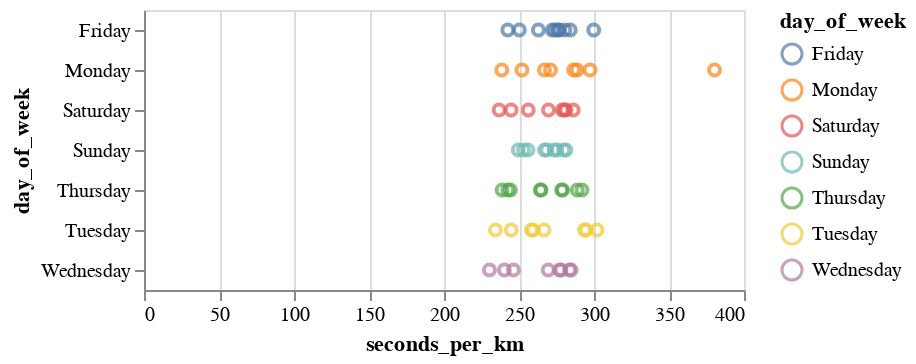

The cell this chart's notebook holds for it:
### Code cell
alt.Chart(df).mark_point().encode(
    x='seconds_per_km:Q',
    y='day_of_week:N',
    color='day_of_week:N').interactive()

### Figure 1 — Vega-Lite specification as saved in the notebook (floating-point values rounded to 4 significant figures)
{"$schema": "https://vega.github.io/schema/vega-lite/v5.17.0.json", "config": {"view": {"continuousHeight": 300, "continuousWidth": 300}}, "data": {"name": "data-b5e90de4fab0477a6d479abe6d38b620"}, "datasets": {"data-b5e90de4fab0477a6d479abe6d38b620": [{"avgPace(/meter)": 0.3787, "calories(kcal)": 71, "date": "2022-01-10 20:39", "day_of_week": "Monday", "distance(m)": 1191, "distance_rounded": 1, "maxPace(/meter)": 7.246, "minPace(/meter)": 0.2501, "seconds_per_km": 380.4, "speed_per_km": "06:20.35", "sportTime(s)": 453, "startTime": "2022-01-10T13:39:17+00:00", "type": 1}, {"avgPace(/meter)": 0.2878, "calories(kcal)": 60, "date": "2022-01-13 16:23", "day_of_week": "Thursday", "distance(m)": 1004, "distance_rounded": 1, "maxPace(/meter)": 2.342, "minPace(/meter)": 0.1982, "seconds_per_km": 288.8, "speed_per_km": "04:48.84", "sportTime(s)": 290, "startTime": "2022-01-13T09:23:16+00:00", "type": 1}, {"avgPace(/meter)": 0.2637, "calories(kcal)": 39, "date": "2022-02-03 17:41", "day_of_week": "Thursday", "distance(m)": 1001, "distance_rounded": 1, "maxPace(/meter)": 0.609, "minPace(/meter)": 0.1993, "seconds_per_km": 264.7, "speed_per_km": "04:24.74", "sportTime(s)": 265, "startTime": "2022-02-03T10:41:12+00:00", "type": 1}, {"avgPace(/meter)": 0.2803, "calories(kcal)": 50, "date": "2022-02-05 18:46", "day_of_week": "Saturday", "distance(m)": 1006, "distance_rounded": 1, "maxPace(/meter)": 0.6911, "minPace(/meter)": 0.229, "seconds_per_km": 281.3, "speed_per_km": "04:41.31", "sportTime(s)": 283, "startTime": "2022-02-05T11:46:47+00:00", "type": 1}, {"avgPace(/meter)": 0.2675, "calories(kcal)": 34, "date": "2022-02-06 18:36", "day_of_week": "Sunday", "distance(m)": 1013, "distance_rounded": 1, "maxPace(/meter)": 0.6361, "minPace(/meter)": 0.2325, "seconds_per_km": 268.5, "speed_per_km": "04:28.51", "sportTime(s)": 272, "startTime": "2022-02-06T11:36:48+00:00", "type": 1}, {"avgPace(/meter)": 0.26, "calories(kcal)": 39, "date": "2022-02-11 18:49", "day_of_week": "Friday", "distance(m)": 1004, "distance_rounded": 1, "maxPace(/meter)": 0.788, "minPace(/meter)": 0.198, "seconds_per_km": 262.9, "speed_per_km": "04:22.95", "sportTime(s)": 264, "startTime": "2022-02-11T11:49:54+00:00", "type": 1}, {"avgPace(/meter)": 0.2552, "calories(kcal)": 44, "date": "2022-02-12 18:25", "day_of_week": "Saturday", "distance(m)": 1011, "distance_rounded": 1, "maxPace(/meter)": 0.5571, "minPace(/meter)": 0.1928, "seconds_per_km": 256.2, "speed_per_km": "04:16.18", "sportTime(s)": 259, "startTime": "2022-02-12T11:25:02+00:00", "type": 1}, {"avgPace(/meter)": 0.255, "calories(kcal)": 37, "date": "2022-02-13 18:09", "day_of_week": "Sunday", "distance(m)": 1000, "distance_rounded": 1, "maxPace(/meter)": 0.576, "minPace(/meter)": 0.194, "seconds_per_km": 256, "speed_per_km": "04:16.00", "sportTime(s)": 256, "startTime": "2022-02-13T11:09:12+00:00", "type": 1}, {"avgPace(/meter)": 0.2854, "calories(kcal)": 43, "date": "2022-02-14 18:50", "day_of_week": "Monday", "distance(m)": 1002, "distance_rounded": 1, "maxPace(/meter)": 0.7446, "minPace(/meter)": 0.2587, "seconds_per_km": 286.4, "speed_per_km": "04:46.43", "sportTime(s)": 287, "startTime": "2022-02-14T11:50:09+00:00", "type": 1}, {"avgPace(/meter)": 0.2827, "calories(kcal)": 60, "date": "2022-02-16 18:12", "day_of_week": "Wednesday", "distance(m)": 1001, "distance_rounded": 1, "maxPace(/meter)": 2.165, "minPace(/meter)": 0.1834, "seconds_per_km": 283.7, "speed_per_km": "04:43.72", "sportTime(s)": 284, "startTime": "2022-02-16T11:12:40+00:00", "type": 1}, {"avgPace(/meter)": 0.2793, "calories(kcal)": 55, "date": "2022-03-05 07:10", "day_of_week": "Saturday", "distance(m)": 1006, "distance_rounded": 1, "maxPace(/meter)": 0.6154, "minPace(/meter)": 0.2083, "seconds_per_km": 280.3, "speed_per_km": "04:40.32", "sportTime(s)": 282, "startTime": "2022-03-05T00:10:22+00:00", "type": 1}, {"avgPace(/meter)": 0.2796, "calories(kcal)": 47, "date": "2022-03-18 18:26", "day_of_week": "Friday", "distance(m)": 1005, "distance_rounded": 1, "maxPace(/meter)": 0.8749, "minPace(/meter)": 0.2372, "seconds_per_km": 280.6, "speed_per_km": "04:40.60", "sportTime(s)": 282, "startTime": "2022-03-18T11:26:11+00:00", "type": 1}, {"avgPace(/meter)": 0.2964, "calories(kcal)": 57, "date": "2022-03-28 18:45", "day_of_week": "Monday", "distance(m)": 1046, "distance_rounded": 1, "maxPace(/meter)": 0.639, "minPace(/meter)": 0.2149, "seconds_per_km": 297.3, "speed_per_km": "04:57.32", "sportTime(s)": 311, "startTime": "2022-03-28T11:45:13+00:00", "type": 1}, {"avgPace(/meter)": 0.3011, "calories(kcal)": 57, "date": "2022-03-29 19:02", "day_of_week": "Tuesday", "distance(m)": 1003, "distance_rounded": 1, "maxPace(/meter)": 0.6835, "minPace(/meter)": 0.2301, "seconds_per_km": 302.1, "speed_per_km": "05:2.09", "sportTime(s)": 303, "startTime": "2022-03-29T12:02:25+00:00", "type": 1}, {"avgPace(/meter)": 0.2837, "calories(kcal)": 49, "date": "2022-03-30 18:52", "day_of_week": "Wednesday", "distance(m)": 1001, "distance_rounded": 1, "maxPace(/meter)": 0.4753, "minPace(/meter)": 0.1658, "seconds_per_km": 284.7, "speed_per_km": "04:44.72", "sportTime(s)": 285, "startTime": "2022-03-30T11:52:16+00:00", "type": 1}, {"avgPace(/meter)": 0.27, "calories(kcal)": 48, "date": "2022-04-04 17:57", "day_of_week": "Monday", "distance(m)": 1000, "distance_rounded": 1, "maxPace(/meter)": 0.7117, "minPace(/meter)": 0.2248, "seconds_per_km": 271, "speed_per_km": "04:31.00", "sportTime(s)": 271, "startTime": "2022-04-04T10:57:56+00:00", "type": 1}, {"avgPace(/meter)": 0.273, "calories(kcal)": 51, "date": "2022-04-08 18:39", "day_of_week": "Friday", "distance(m)": 1000, "distance_rounded": 1, "maxPace(/meter)": 0.6707, "minPace(/meter)": 0.2315, "seconds_per_km": 274, "speed_per_km": "04:34.00", "sportTime(s)": 274, "startTime": "2022-04-08T11:39:28+00:00", "type": 1}, {"avgPace(/meter)": 0.2744, "calories(kcal)": 45, "date": "2022-04-10 18:41", "day_of_week": "Sunday", "distance(m)": 1006, "distance_rounded": 1, "maxPace(/meter)": 0.6873, "minPace(/meter)": 0.2137, "seconds_per_km": 275.3, "speed_per_km": "04:35.35", "sportTime(s)": 277, "startTime": "2022-04-10T11:41:58+00:00", "type": 1}, {"avgPace(/meter)": 0.277, "calories(kcal)": 44, "date": "2022-04-13 17:48", "day_of_week": "Wednesday", "distance(m)": 1000, "distance_rounded": 1, "maxPace(/meter)": 0.7634, "minPace(/meter)": 0.2038, "seconds_per_km": 278, "speed_per_km": "04:38.00", "sportTime(s)": 278, "startTime": "2022-04-13T10:48:11+00:00", "type": 1}, {"avgPace(/meter)": 0.2756, "calories(kcal)": 39, "date": "2022-04-15 16:54", "day_of_week": "Friday", "distance(m)": 1005, "distance_rounded": 1, "maxPace(/meter)": 0.7968, "minPace(/meter)": 0.244, "seconds_per_km": 276.6, "speed_per_km": "04:36.62", "sportTime(s)": 278, "startTime": "2022-04-15T09:54:21+00:00", "type": 1}, {"avgPace(/meter)": 0.2939, "calories(kcal)": 62, "date": "2022-04-26 18:40", "day_of_week": "Tuesday", "distance(m)": 1201, "distance_rounded": 1, "maxPace(/meter)": 1.115, "minPace(/meter)": 0.1997, "seconds_per_km": 294.8, "speed_per_km": "04:54.75", "sportTime(s)": 354, "startTime": "2022-04-26T11:40:21+00:00", "type": 1}, {"avgPace(/meter)": 0.2685, "calories(kcal)": 48, "date": "2022-04-27 18:31", "day_of_week": "Wednesday", "distance(m)": 1002, "distance_rounded": 1, "maxPace(/meter)": 0.6803, "minPace(/meter)": 0.2187, "seconds_per_km": 269.5, "speed_per_km": "04:29.46", "sportTime(s)": 270, "startTime": "2022-04-27T11:31:56+00:00", "type": 1}, {"avgPace(/meter)": 0.2774, "calories(kcal)": 50, "date": "2022-04-28 17:37", "day_of_week": "Thursday", "distance(m)": 1002, "distance_rounded": 1, "maxPace(/meter)": 0.8052, "minPace(/meter)": 0.221, "seconds_per_km": 278.4, "speed_per_km": "04:38.44", "sportTime(s)": 279, "startTime": "2022-04-28T10:37:51+00:00", "type": 1}, {"avgPace(/meter)": 0.2974, "calories(kcal)": 89, "date": "2022-04-29 18:01", "day_of_week": "Friday", "distance(m)": 1651, "distance_rounded": 1, "maxPace(/meter)": 1.217, "minPace(/meter)": 0.2073, "seconds_per_km": 299.8, "speed_per_km": "04:59.82", "sportTime(s)": 495, "startTime": "2022-04-29T11:01:29+00:00", "type": 1}, {"avgPace(/meter)": 0.2803, "calories(kcal)": 41, "date": "2022-05-01 16:48", "day_of_week": "Sunday", "distance(m)": 1006, "distance_rounded": 1, "maxPace(/meter)": 0.8224, "minPace(/meter)": 0.2239, "seconds_per_km": 281.3, "speed_per_km": "04:41.31", "sportTime(s)": 283, "startTime": "2022-05-01T09:48:50+00:00", "type": 1}, {"avgPace(/meter)": 0.2761, "calories(kcal)": 42, "date": "2022-05-04 18:52", "day_of_week": "Wednesday", "distance(m)": 1007, "distance_rounded": 1, "maxPace(/meter)": 0.6135, "minPace(/meter)": 0.2112, "seconds_per_km": 277.1, "speed_per_km": "04:37.06", "sportTime(s)": 279, "startTime": "2022-05-04T11:52:29+00:00", "type": 1}, {"avgPace(/meter)": 0.291, "calories(kcal)": 52, "date": "2022-05-05 18:15", "day_of_week": "Thursday", "distance(m)": 1000, "distance_rounded": 1, "maxPace(/meter)": 0.7042, "minPace(/meter)": 0.216, "seconds_per_km": 292, "speed_per_km": "04:52.00", "sportTime(s)": 292, "startTime": "2022-05-05T11:15:38+00:00", "type": 1}, {"avgPace(/meter)": 0.2712, "calories(kcal)": 47, "date": "2022-05-06 17:16", "day_of_week": "Friday", "distance(m)": 1003, "distance_rounded": 1, "maxPace(/meter)": 0.7022, "minPace(/meter)": 0.2276, "seconds_per_km": 272.2, "speed_per_km": "04:32.18", "sportTime(s)": 273, "startTime": "2022-05-06T10:16:48+00:00", "type": 1}, {"avgPace(/meter)": 0.278, "calories(kcal)": 52, "date": "2022-05-07 16:47", "day_of_week": "Saturday", "distance(m)": 1040, "distance_rounded": 1, "maxPace(/meter)": 212, "minPace(/meter)": 0.2129, "seconds_per_km": 278.8, "speed_per_km": "04:38.85", "sportTime(s)": 290, "startTime": "2022-05-07T09:47:30+00:00", "type": 1}, {"avgPace(/meter)": 0.279, "calories(kcal)": 56, "date": "2022-05-08 18:24", "day_of_week": "Sunday", "distance(m)": 1026, "distance_rounded": 1, "maxPace(/meter)": 225, "minPace(/meter)": 0.2221, "seconds_per_km": 279.7, "speed_per_km": "04:39.73", "sportTime(s)": 287, "startTime": "2022-05-08T11:24:19+00:00", "type": 1}, {"avgPace(/meter)": 0.278, "calories(kcal)": 59, "date": "2022-05-12 18:36", "day_of_week": "Thursday", "distance(m)": 1007, "distance_rounded": 1, "maxPace(/meter)": 178, "minPace(/meter)": 0.1781, "seconds_per_km": 279.0, "speed_per_km": "04:39.05", "sportTime(s)": 281, "startTime": "2022-05-12T11:36:50+00:00", "type": 1}, {"avgPace(/meter)": 0.283, "calories(kcal)": 55, "date": "2022-05-13 18:36", "day_of_week": "Friday", "distance(m)": 1024, "distance_rounded": 1, "maxPace(/meter)": 201, "minPace(/meter)": 0.2015, "seconds_per_km": 284.2, "speed_per_km": "04:44.18", "sportTime(s)": 291, "startTime": "2022-05-13T11:36:23+00:00", "type": 1}, {"avgPace(/meter)": 0.273, "calories(kcal)": 51, "date": "2022-05-15 18:36", "day_of_week": "Sunday", "distance(m)": 1028, "distance_rounded": 1, "maxPace(/meter)": 197, "minPace(/meter)": 0.1974, "seconds_per_km": 273.3, "speed_per_km": "04:33.35", "sportTime(s)": 281, "startTime": "2022-05-15T11:36:24+00:00", "type": 1}, {"avgPace(/meter)": 0.288, "calories(kcal)": 63, "date": "2022-05-16 18:31", "day_of_week": "Monday", "distance(m)": 1046, "distance_rounded": 1, "maxPace(/meter)": 210, "minPace(/meter)": 0.2106, "seconds_per_km": 288.7, "speed_per_km": "04:48.72", "sportTime(s)": 302, "startTime": "2022-05-16T11:31:34+00:00", "type": 1}, {"avgPace(/meter)": 0.293, "calories(kcal)": 63, "date": "2022-05-17 18:15", "day_of_week": "Tuesday", "distance(m)": 1049, "distance_rounded": 1, "maxPace(/meter)": 237, "minPace(/meter)": 0.2227, "seconds_per_km": 293.6, "speed_per_km": "04:53.61", "sportTime(s)": 308, "startTime": "2022-05-17T11:15:00+00:00", "type": 1}, {"avgPace(/meter)": 0.2841, "calories(kcal)": 50.03, "date": "2022-05-21 20:48", "day_of_week": "Saturday", "distance(m)": 1003, "distance_rounded": 1, "maxPace(/meter)": 0.6219, "minPace(/meter)": 0.2232, "seconds_per_km": 286.1, "speed_per_km": "04:46.14", "sportTime(s)": 287, "startTime": "2022-05-21T13:48:24+00:00", "type": 1}, {"avgPace(/meter)": 0.265, "calories(kcal)": 44.08, "date": "2022-05-22 17:22", "day_of_week": "Sunday", "distance(m)": 1000, "distance_rounded": 1, "maxPace(/meter)": 0.815, "minPace(/meter)": 0.2136, "seconds_per_km": 267, "speed_per_km": "04:27.00", "sportTime(s)": 267, "startTime": "2022-05-22T10:22:47+00:00", "type": 1}, {"avgPace(/meter)": 0.265, "calories(kcal)": 50.33, "date": "2022-05-23 18:46", "day_of_week": "Monday", "distance(m)": 1000, "distance_rounded": 1, "maxPace(/meter)": 0.668, "minPace(/meter)": 0.2187, "seconds_per_km": 267, "speed_per_km": "04:27.00", "sportTime(s)": 267, "startTime": "2022-05-23T11:46:59+00:00", "type": 1}, {"avgPace(/meter)": 0.2647, "calories(kcal)": 44.15, "date": "2022-05-24 18:54", "day_of_week": "Tuesday", "distance(m)": 1001, "distance_rounded": 1, "maxPace(/meter)": 0.9251, "minPace(/meter)": 0.2227, "seconds_per_km": 266.7, "speed_per_km": "04:26.73", "sportTime(s)": 267, "startTime": "2022-05-24T11:54:01+00:00", "type": 1}, {"avgPace(/meter)": 0.2353, "calories(kcal)": 40.81, "date": "2022-05-25 17:56", "day_of_week": "Wednesday", "distance(m)": 1003, "distance_rounded": 1, "maxPace(/meter)": 0.9066, "minPace(/meter)": 0.1197, "seconds_per_km": 240.3, "speed_per_km": "04:0.28", "sportTime(s)": 241, "startTime": "2022-05-25T10:56:04+00:00", "type": 1}, {"avgPace(/meter)": 0.2622, "calories(kcal)": 53.12, "date": "2022-05-26 17:17", "day_of_week": "Thursday", "distance(m)": 1003, "distance_rounded": 1, "maxPace(/meter)": 0.558, "minPace(/meter)": 0.1968, "seconds_per_km": 264.2, "speed_per_km": "04:24.21", "sportTime(s)": 265, "startTime": "2022-05-26T10:17:38+00:00", "type": 1}, {"avgPace(/meter)": 0.2742, "calories(kcal)": 43.04, "date": "2022-05-27 18:35", "day_of_week": "Friday", "distance(m)": 1003, "distance_rounded": 1, "maxPace(/meter)": 0.757, "minPace(/meter)": 0.2449, "seconds_per_km": 276.2, "speed_per_km": "04:36.17", "sportTime(s)": 277, "startTime": "2022-05-27T11:35:19+00:00", "type": 1}, {"avgPace(/meter)": 0.2677, "calories(kcal)": 51.33, "date": "2022-05-28 17:39", "day_of_week": "Saturday", "distance(m)": 1005, "distance_rounded": 1, "maxPace(/meter)": 0.6452, "minPace(/meter)": 0.2224, "seconds_per_km": 269.7, "speed_per_km": "04:29.65", "sportTime(s)": 271, "startTime": "2022-05-28T10:39:29+00:00", "type": 1}, {"avgPace(/meter)": 0.251, "calories(kcal)": 41, "date": "2022-05-29 18:19", "day_of_week": "Sunday", "distance(m)": 1000, "distance_rounded": 1, "maxPace(/meter)": 0.4274, "minPace(/meter)": 0.1839, "seconds_per_km": 253, "speed_per_km": "04:13.00", "sportTime(s)": 253, "startTime": "2022-05-29T11:19:12+00:00", "type": 1}, {"avgPace(/meter)": 0.25, "calories(kcal)": 48.92, "date": "2022-05-30 18:55", "day_of_week": "Monday", "distance(m)": 1004, "distance_rounded": 1, "maxPace(/meter)": 0.4058, "minPace(/meter)": 0.1746, "seconds_per_km": 252.0, "speed_per_km": "04:11.99", "sportTime(s)": 253, "startTime": "2022-05-30T11:55:16+00:00", "type": 1}, {"avgPace(/meter)": 0.2575, "calories(kcal)": 49.91, "date": "2022-05-31 18:42", "day_of_week": "Tuesday", "distance(m)": 1006, "distance_rounded": 1, "maxPace(/meter)": 0.5513, "minPace(/meter)": 0.203, "seconds_per_km": 259.4, "speed_per_km": "04:19.44", "sportTime(s)": 261, "startTime": "2022-05-31T11:42:33+00:00", "type": 1}, {"avgPace(/meter)": 0.2483, "calories(kcal)": 45.2, "date": "2022-06-03 18:03", "day_of_week": "Friday", "distance(m)": 1003, "distance_rounded": 1, "maxPace(/meter)": 0.8258, "minPace(/meter)": 0.1627, "seconds_per_km": 250.2, "speed_per_km": "04:10.25", "sportTime(s)": 251, "startTime": "2022-06-03T11:03:24+00:00", "type": 1}, {"avgPace(/meter)": 0.2428, "calories(kcal)": 51.81, "date": "2022-06-04 18:38", "day_of_week": "Saturday", "distance(m)": 1001, "distance_rounded": 1, "maxPace(/meter)": 0.5981, "minPace(/meter)": 0.2102, "seconds_per_km": 244.8, "speed_per_km": "04:4.76", "sportTime(s)": 245, "startTime": "2022-06-04T11:38:21+00:00", "type": 1}, {"avgPace(/meter)": 0.2348, "calories(kcal)": 30.82, "date": "2022-06-11 17:38", "day_of_week": "Saturday", "distance(m)": 1001, "distance_rounded": 1, "maxPace(/meter)": 0.5176, "minPace(/meter)": 0.1971, "seconds_per_km": 236.8, "speed_per_km": "03:56.76", "sportTime(s)": 237, "startTime": "2022-06-11T10:38:27+00:00", "type": 1}, {"avgPace(/meter)": 0.2475, "calories(kcal)": 51.79, "date": "2022-06-12 17:47", "day_of_week": "Sunday", "distance(m)": 1006, "distance_rounded": 1, "maxPace(/meter)": 0.6472, "minPace(/meter)": 0.2005, "seconds_per_km": 249.5, "speed_per_km": "04:9.50", "sportTime(s)": 251, "startTime": "2022-06-12T10:47:29+00:00", "type": 1}, {"avgPace(/meter)": 0.2562, "calories(kcal)": 56.05, "date": "2022-06-14 19:03", "day_of_week": "Tuesday", "distance(m)": 1003, "distance_rounded": 1, "maxPace(/meter)": 0.5627, "minPace(/meter)": 0.1935, "seconds_per_km": 258.2, "speed_per_km": "04:18.23", "sportTime(s)": 259, "startTime": "2022-06-14T12:03:23+00:00", "type": 1}, {"avgPace(/meter)": 0.2443, "calories(kcal)": 47.92, "date": "2022-06-15 18:46", "day_of_week": "Wednesday", "distance(m)": 1011, "distance_rounded": 1, "maxPace(/meter)": 0.5219, "minPace(/meter)": 0.1885, "seconds_per_km": 246.3, "speed_per_km": "04:6.29", "sportTime(s)": 249, "startTime": "2022-06-15T11:46:25+00:00", "type": 1}, {"avgPace(/meter)": 0.2405, "calories(kcal)": 33.65, "date": "2022-06-16 18:03", "day_of_week": "Thursday", "distance(m)": 1002, "distance_rounded": 1, "maxPace(/meter)": 0.5764, "minPace(/meter)": 0.1971, "seconds_per_km": 242.5, "speed_per_km": "04:2.51", "sportTime(s)": 243, "startTime": "2022-06-16T11:03:28+00:00", "type": 1}, {"avgPace(/meter)": 0.2405, "calories(kcal)": 48.66, "date": "2022-06-17 18:03", "day_of_week": "Friday", "distance(m)": 1002, "distance_rounded": 1, "maxPace(/meter)": 0.4713, "minPace(/meter)": 0.1802, "seconds_per_km": 242.5, "speed_per_km": "04:2.51", "sportTime(s)": 243, "startTime": "2022-06-17T11:03:58+00:00", "type": 1}, {"avgPace(/meter)": 0.2428, "calories(kcal)": 45, "date": "2022-06-21 19:23", "day_of_week": "Tuesday", "distance(m)": 1009, "distance_rounded": 1, "maxPace(/meter)": 0.5322, "minPace(/meter)": 0.1881, "seconds_per_km": 244.8, "speed_per_km": "04:4.80", "sportTime(s)": 247, "startTime": "2022-06-21T12:23:33+00:00", "type": 1}, {"avgPace(/meter)": 0.2423, "calories(kcal)": 49.76, "date": "2022-06-23 18:16", "day_of_week": "Thursday", "distance(m)": 1003, "distance_rounded": 1, "maxPace(/meter)": 0.627, "minPace(/meter)": 0.1883, "seconds_per_km": 244.3, "speed_per_km": "04:4.27", "sportTime(s)": 245, "startTime": "2022-06-23T11:16:47+00:00", "type": 1}, {"avgPace(/meter)": 0.2365, "calories(kcal)": 48.67, "date": "2022-06-27 18:45", "day_of_week": "Monday", "distance(m)": 1002, "distance_rounded": 1, "maxPace(/meter)": 0.6246, "minPace(/meter)": 0.1815, "seconds_per_km": 238.5, "speed_per_km": "03:58.52", "sportTime(s)": 239, "startTime": "2022-06-27T11:45:38+00:00", "type": 1}, {"avgPace(/meter)": 0.2323, "calories(kcal)": 39.65, "date": "2022-06-28 18:07", "day_of_week": "Tuesday", "distance(m)": 1003, "distance_rounded": 1, "maxPace(/meter)": 0.4755, "minPace(/meter)": 0.1836, "seconds_per_km": 234.3, "speed_per_km": "03:54.30", "sportTime(s)": 235, "startTime": "2022-06-28T11:07:21+00:00", "type": 1}, {"avgPace(/meter)": 0.2283, "calories(kcal)": 33.62, "date": "2022-06-29 19:02", "day_of_week": "Wednesday", "distance(m)": 1003, "distance_rounded": 1, "maxPace(/meter)": 0.5453, "minPace(/meter)": 0.1936, "seconds_per_km": 230.3, "speed_per_km": "03:50.31", "sportTime(s)": 231, "startTime": "2022-06-29T12:02:34+00:00", "type": 1}, {"avgPace(/meter)": 0.2368, "calories(kcal)": 36.82, "date": "2022-06-30 19:31", "day_of_week": "Thursday", "distance(m)": 1001, "distance_rounded": 1, "maxPace(/meter)": 0.6545, "minPace(/meter)": 0.1648, "seconds_per_km": 238.8, "speed_per_km": "03:58.76", "sportTime(s)": 239, "startTime": "2022-06-30T12:31:18+00:00", "type": 1}]}, "encoding": {"color": {"field": "day_of_week", "type": "nominal"}, "x": {"field": "seconds_per_km", "type": "quantitative"}, "y": {"field": "day_of_week", "type": "nominal"}}, "mark": {"type": "point"}, "params": [{"bind": "scales", "name": "param_5", "select": {"encodings": ["x", "y"], "type": "interval"}}]}
